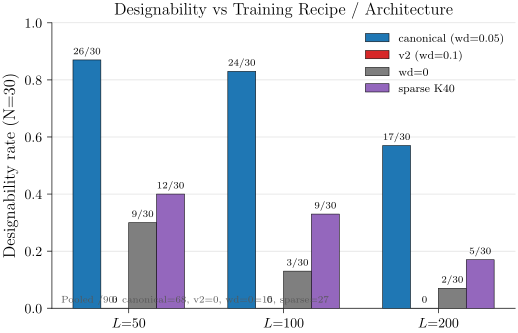

Here is the Python script that generated this plot:
# P12_v1: wd x design quality — grouped bar (one group per L, four bars per group)
# Visualizes: F5 / F7 / E014 / E019 (headline figure for the wd-vs-designability story)
# DATA: inline from F7 N=30 table (content_masterarbeit.md lines 645-650)
import sys
from pathlib import Path
sys.path.insert(0, str(Path(__file__).parent.parent))
from plot_utils import figsize
import matplotlib.pyplot as plt
import numpy as np

Ls = [50, 100, 200]
arms = ["canonical (wd=0.05)", "v2 (wd=0.1)", "wd=0", "sparse K40"]
# N=30 designability rates (fraction designable) per L
rates = {
    "canonical (wd=0.05)": [0.87, 0.83, 0.57],   # step 2646
    "v2 (wd=0.1)":         [0.00, 0.00, 0.00],   # step 2078
    "wd=0":                [0.30, 0.13, 0.07],   # step 1638
    "sparse K40":          [0.40, 0.33, 0.17],   # step 1259
}
COLORS = ["#1f77b4", "#d62728", "#7f7f7f", "#9467bd"]

fig, ax = plt.subplots(figsize=figsize(0.95))
x = np.arange(len(Ls))
w = 0.18
for i, (arm, c) in enumerate(zip(arms, COLORS)):
    vals = rates[arm]
    xs = x + (i - 1.5) * w
    bars = ax.bar(xs, vals, width=w, color=c, label=arm, edgecolor="black", lw=0.4, zorder=3)
    for xi, v in zip(xs, vals):
        ax.text(xi, v + 0.02, f"{int(v*30)}/30" if v > 0 else "0", ha="center", fontsize=7.5)

ax.set_xticks(x); ax.set_xticklabels([f"$L{{=}}{L}$" for L in Ls])
ax.set_ylabel("Designability rate (N=30)")
ax.set_ylim(0, 1.0)
ax.set_title("Designability vs Training Recipe / Architecture")
ax.legend(frameon=False, loc="upper right", fontsize=8.5)
ax.spines[["top","right"]].set_visible(False)
ax.grid(True, lw=0.4, alpha=0.5, zorder=0, axis="y")

# pooled total
totals = {arm: int(np.array(rates[arm]).sum() * 30) for arm in arms}
ax.text(0.02, 0.02, "Pooled /90: " + ", ".join(f"{a.split()[0]}={totals[a]}" for a in arms),
        transform=ax.transAxes, fontsize=7, color="#555")

fig.savefig(Path(__file__).with_suffix(".pdf"))
